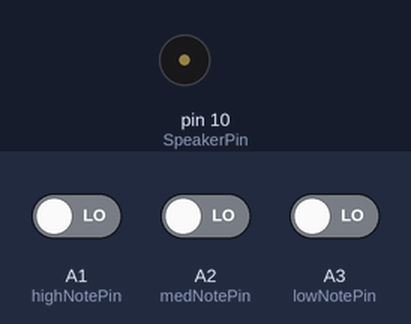
A sketch run on a simulated Arduino Uno, built with avr-gcc and run on an emulated ATmega328P. Shown: buzzer (waves = sounding). The test bench sets the inputs (shaded band); at power-on: A1 (highNotePin) LOW, A2 (medNotePin) LOW, A3 (lowNotePin) LOW.

Above: at 1.2 s.
1.3 s: A1 (highNotePin) driven HIGH
At 2.1 s:
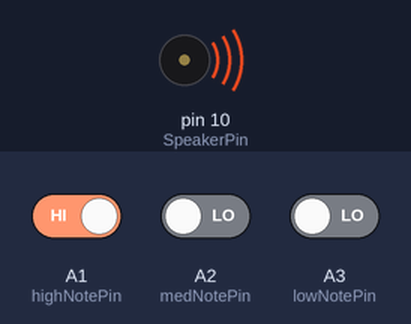
2.8 s: A1 (highNotePin) driven LOW
At 3.3 s:
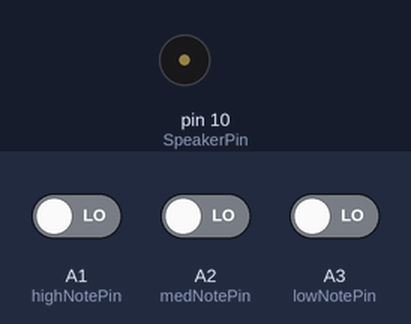
4.3 s: A2 (medNotePin) driven HIGH
At 5.6 s:
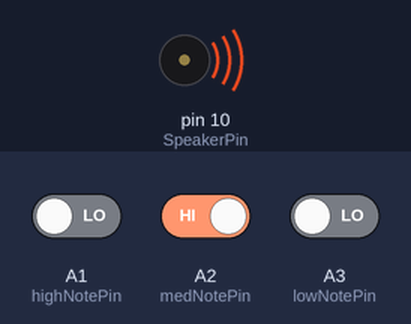
Timing chart, 0 to 7.3 s (numbered marks = the images above; inputs shaded):
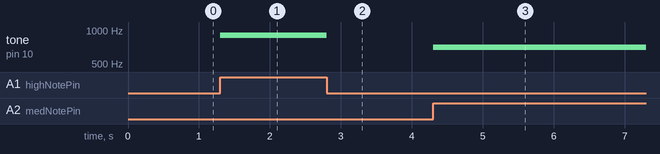

Measured:
- after the input at 1.3 s, tone on pin 10 (SpeakerPin): silent → 900 Hz at once
- after the input at 2.8 s, tone on pin 10 (SpeakerPin): 900 Hz → silent at once
- after the input at 4.3 s, tone on pin 10 (SpeakerPin): silent → 700 Hz at once

The sketch:

My_First_Instrument.ino
```cpp
int lowNotePin = A3;
int medNotePin = A2;
int highNotePin = A1;

int highNote = 0;
int medNote = 0;
int lowNote = 0;

int SpeakerPin = 10;

void setup() {
  pinMode(lowNotePin, INPUT);
  pinMode(medNotePin, INPUT);
  pinMode(highNotePin, INPUT);

  pinMode(SpeakerPin, OUTPUT);
}

void loop() {
  highNote = digitalRead(highNotePin);
  medNote = digitalRead(medNotePin);
  lowNote = digitalRead(lowNotePin);

  if(lowNote == HIGH) {
    tone(SpeakerPin, 300);
  }
  else if(medNote == HIGH) {
    tone(SpeakerPin, 700);
  }
  else if(highNote == HIGH) {
    tone(SpeakerPin, 900);
  }
  else {
    noTone(SpeakerPin);
  }
}
```
